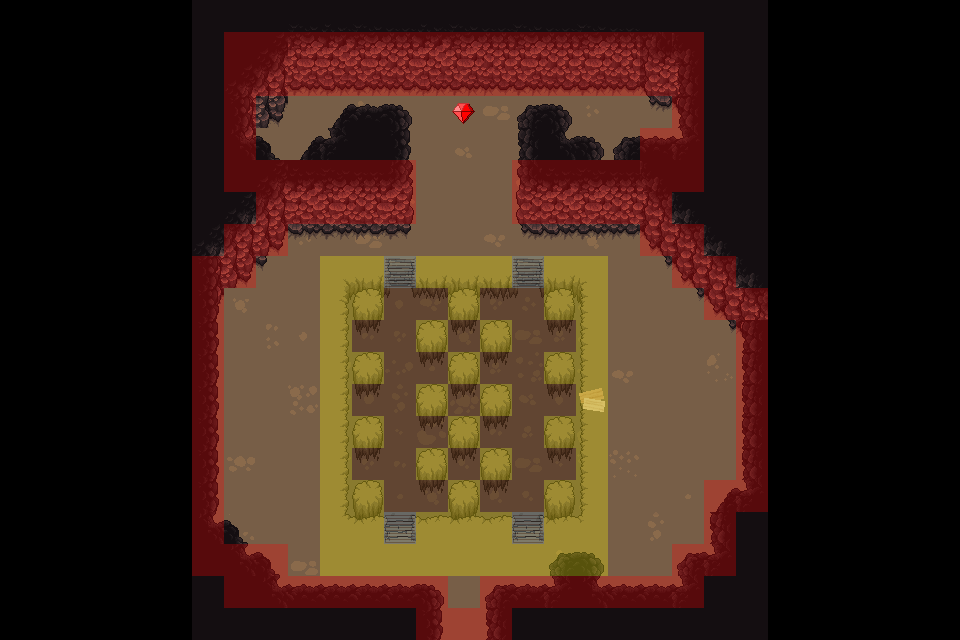

This is a level from a 2D game, rendered from its Tiled map with the project's own tilesets. A one-line summary and the map file follow, with tile-layer data summarised:
An orthogonal 30x20 tile map with 32x32 px tiles, 7 tile layers (lowground, lowground decor 1, ground, ground decor, ...), 6 tilesets and 13 objects (2x count1, red jewel, exit, JournalCavePuzzle, see2, ...).

<map version="1.10" tiledversion="1.11.2" orientation="orthogonal" renderorder="right-down" width="30" height="20" tilewidth="32" tileheight="32" infinite="0" nextlayerid="14" nextobjectid="18">
 <editorsettings>
  <export target="interiors/journalcave.json" format="json" />
 </editorsettings>
 <tileset firstgid="1" name="CaveWalls" tilewidth="32" tileheight="32" tilecount="117" columns="13">
  <image source="tilesets/CaveWalls.png" width="416" height="288" />
  <tile id="48">
   <properties>
    <property name="isIsland" type="bool" value="true" />
   </properties>
  </tile>
  <tile id="49">
   <properties>
    <property name="isIsland" type="bool" value="true" />
   </properties>
  </tile>
  <tile id="62">
   <properties>
    <property name="foot" value="bottom" />
    <property name="stairs" type="bool" value="true" />
   </properties>
  </tile>
  <tile id="76">
   <properties>
    <property name="foot" value="top" />
    <property name="stairs" type="bool" value="true" />
   </properties>
  </tile>
  <wangsets>
   <wangset name="Wall" type="corner" tile="-1">
    <wangcolor name="Wall" color="#ff0000" tile="-1" probability="1" />
    <wangcolor name="Ground" color="#00ff00" tile="-1" probability="1" />
    <wangcolor name="Ceiling" color="#0000ff" tile="-1" probability="1" />
    <wangcolor name="top of wall" color="#ff7700" tile="-1" probability="1" />
    <wangtile tileid="0" wangid="0,3,0,4,0,4,0,3" />
    <wangtile tileid="1" wangid="0,3,0,4,0,4,0,3" />
    <wangtile tileid="2" wangid="0,3,0,4,0,4,0,3" />
    <wangtile tileid="3" wangid="0,4,0,1,0,2,0,2" />
    <wangtile tileid="4" wangid="0,3,0,4,0,4,0,4" />
    <wangtile tileid="5" wangid="0,4,0,4,0,4,0,3" />
    <wangtile tileid="6" wangid="0,2,0,2,0,1,0,4" />
    <wangtile tileid="13" wangid="0,4,0,1,0,1,0,4" />
    <wangtile tileid="14" wangid="0,4,0,1,0,1,0,4" />
    <wangtile tileid="15" wangid="0,4,0,1,0,1,0,4" />
    <wangtile tileid="16" wangid="0,1,0,2,0,2,0,2" />
    <wangtile tileid="17" wangid="0,4,0,1,0,1,0,1" />
    <wangtile tileid="18" wangid="0,1,0,1,0,1,0,4" />
    <wangtile tileid="19" wangid="0,2,0,2,0,2,0,1" />
    <wangtile tileid="20" wangid="0,0,0,0,0,0,0,3" />
    <wangtile tileid="21" wangid="0,3,0,0,0,0,0,0" />
    <wangtile tileid="26" wangid="0,1,0,2,0,2,0,1" />
    <wangtile tileid="27" wangid="0,1,0,2,0,2,0,1" />
    <wangtile tileid="28" wangid="0,1,0,2,0,2,0,1" />
    <wangtile tileid="29" wangid="0,2,0,0,0,0,0,0" />
    <wangtile tileid="30" wangid="0,1,0,2,0,2,0,2" />
    <wangtile tileid="31" wangid="0,2,0,2,0,2,0,1" />
    <wangtile tileid="32" wangid="0,0,0,0,0,2,0,2" />
    <wangtile tileid="39" wangid="0,3,0,3,0,4,0,4" />
    <wangtile tileid="40" wangid="0,4,0,4,0,3,0,3" />
    <wangtile tileid="54" wangid="0,4,0,3,0,4,0,4" />
    <wangtile tileid="55" wangid="0,4,0,4,0,3,0,4" />
    <wangtile tileid="56" wangid="0,4,0,3,0,3,0,4" />
    <wangtile tileid="67" wangid="0,4,0,3,0,4,0,4" />
    <wangtile tileid="68" wangid="0,4,0,4,0,3,0,4" />
   </wangset>
  </wangsets>
 </tileset>
 <tileset firstgid="118" name="CaveFloor" tilewidth="32" tileheight="32" tilecount="110" columns="11">
  <image source="tilesets/CaveFloor.png" width="352" height="320" />
  <tile id="0">
   <properties>
    <property name="lowground" type="bool" value="true" />
   </properties>
  </tile>
  <tile id="1">
   <properties>
    <property name="lowground" type="bool" value="true" />
   </properties>
  </tile>
  <tile id="2">
   <properties>
    <property name="lowground" type="bool" value="true" />
   </properties>
  </tile>
  <tile id="3">
   <properties>
    <property name="lowground" type="bool" value="true" />
   </properties>
  </tile>
  <tile id="4">
   <properties>
    <property name="lowground" type="bool" value="true" />
   </properties>
  </tile>
  <tile id="5">
   <properties>
    <property name="lowground" type="bool" value="true" />
   </properties>
  </tile>
  <tile id="6">
   <properties>
    <property name="lowground" type="bool" value="true" />
   </properties>
  </tile>
  <tile id="7">
   <properties>
    <property name="lowground" type="bool" value="true" />
   </properties>
  </tile>
  <tile id="8">
   <properties>
    <property name="lowground" type="bool" value="true" />
   </properties>
  </tile>
  <tile id="9">
   <properties>
    <property name="lowground" type="bool" value="true" />
   </properties>
  </tile>
  <tile id="11">
   <properties>
    <property name="lowground" type="bool" value="true" />
   </properties>
  </tile>
  <tile id="12">
   <properties>
    <property name="lowground" type="bool" value="true" />
   </properties>
  </tile>
  <tile id="13">
   <properties>
    <property name="lowground" type="bool" value="true" />
   </properties>
  </tile>
  <tile id="14">
   <properties>
    <property name="lowground" type="bool" value="true" />
   </properties>
  </tile>
  <tile id="15">
   <properties>
    <property name="lowground" type="bool" value="true" />
   </properties>
  </tile>
  <tile id="16">
   <properties>
    <property name="lowground" type="bool" value="true" />
   </properties>
  </tile>
  <tile id="17">
   <properties>
    <property name="lowground" type="bool" value="true" />
   </properties>
  </tile>
  <tile id="18">
   <properties>
    <property name="lowground" type="bool" value="true" />
   </properties>
  </tile>
  <tile id="19">
   <properties>
    <property name="lowground" type="bool" value="true" />
   </properties>
  </tile>
  <tile id="20">
   <properties>
    <property name="lowground" type="bool" value="true" />
   </properties>
  </tile>
  <tile id="22">
   <properties>
    <property name="lowground" type="bool" value="true" />
   </properties>
  </tile>
  <tile id="23">
   <properties>
    <property name="lowground" type="bool" value="true" />
   </properties>
  </tile>
  <tile id="24">
   <properties>
    <property name="lowground" type="bool" value="true" />
   </properties>
  </tile>
  <tile id="25">
   <properties>
    <property name="lowground" type="bool" value="true" />
   </properties>
  </tile>
  <tile id="26">
   <properties>
    <property name="lowground" type="bool" value="true" />
   </properties>
  </tile>
  <tile id="27">
   <properties>
    <property name="lowground" type="bool" value="true" />
   </properties>
  </tile>
  <tile id="28">
   <properties>
    <property name="lowground" type="bool" value="true" />
   </properties>
  </tile>
  <tile id="29">
   <properties>
    <property name="lowground" type="bool" value="true" />
   </properties>
  </tile>
  <tile id="30">
   <properties>
    <property name="lowground" type="bool" value="true" />
   </properties>
  </tile>
  <tile id="31">
   <properties>
    <property name="lowground" type="bool" value="true" />
   </properties>
  </tile>
  <tile id="33">
   <properties>
    <property name="lowground" type="bool" value="true" />
   </properties>
  </tile>
  <tile id="34">
   <properties>
    <property name="lowground" type="bool" value="true" />
   </properties>
  </tile>
  <tile id="35">
   <properties>
    <property name="lowground" type="bool" value="true" />
   </properties>
  </tile>
  <tile id="36">
   <properties>
    <property name="lowground" type="bool" value="true" />
   </properties>
  </tile>
  <tile id="37">
   <properties>
    <property name="lowground" type="bool" value="true" />
   </properties>
  </tile>
  <tile id="38">
   <properties>
    <property name="lowground" type="bool" value="true" />
   </properties>
  </tile>
  <tile id="39">
   <properties>
    <property name="lowground" type="bool" value="true" />
   </properties>
  </tile>
  <tile id="40">
   <properties>
    <property name="lowground" type="bool" value="true" />
   </properties>
  </tile>
  <tile id="41">
   <properties>
    <property name="lowground" type="bool" value="true" />
   </properties>
  </tile>
  <tile id="42">
   <properties>
    <property name="lowground" type="bool" value="true" />
   </properties>
  </tile>
  <tile id="44">
   <properties>
    <property name="lowground" type="bool" value="true" />
   </properties>
  </tile>
  <tile id="45">
   <properties>
    <property name="lowground" type="bool" value="true" />
   </properties>
  </tile>
  <tile id="46">
   <properties>
    <property name="lowground" type="bool" value="true" />
   </properties>
  </tile>
  <tile id="47">
   <properties>
    <property name="lowground" type="bool" value="true" />
   </properties>
  </tile>
  <tile id="48">
   <properties>
    <property name="lowground" type="bool" value="true" />
   </properties>
  </tile>
  <tile id="49">
   <properties>
    <property name="lowground" type="bool" value="true" />
   </properties>
  </tile>
  <tile id="50">
   <properties>
    <property name="lowground" type="bool" value="true" />
   </properties>
  </tile>
  <tile id="51">
   <properties>
    <property name="lowground" type="bool" value="true" />
   </properties>
  </tile>
  <tile id="52">
   <properties>
    <property name="lowground" type="bool" value="true" />
   </properties>
  </tile>
  <tile id="53">
   <properties>
    <property name="lowground" type="bool" value="true" />
   </properties>
  </tile>
 </tileset>
 <tileset firstgid="228" name="collision" tilewidth="32" tileheight="32" tilecount="20" columns="10">
  <image source="tilesets/collision.png" width="320" height="64" />
  <tile id="0">
   <properties>
    <property name="blocksBridge" type="bool" value="false" />
    <property name="collides" type="bool" value="false" />
    <property name="walkable" type="bool" value="true" />
   </properties>
  </tile>
  <tile id="1">
   <properties>
    <property name="blocksBridge" type="bool" value="false" />
    <property name="collides" type="bool" value="true" />
    <property name="walkable" type="bool" value="false" />
   </properties>
  </tile>
  <tile id="2">
   <properties>
    <property name="blocksBridge" type="bool" value="true" />
    <property name="collides" type="bool" value="true" />
    <property name="walkable" type="bool" value="false" />
   </properties>
  </tile>
  <tile id="3">
   <properties>
    <property name="alwaysHigh" type="bool" value="true" />
    <property name="blocksBridge" type="bool" value="false" />
    <property name="collides" type="bool" value="false" />
    <property name="walkable" type="bool" value="true" />
   </properties>
  </tile>
  <tile id="4">
   <properties>
    <property name="blocksBridge" type="bool" value="false" />
    <property name="collides" type="bool" value="false" />
    <property name="walkable" type="bool" value="true" />
   </properties>
  </tile>
  <tile id="5">
   <properties>
    <property name="blocksBridge" type="bool" value="false" />
    <property name="collides" type="bool" value="true" />
    <property name="walkable" type="bool" value="false" />
   </properties>
  </tile>
  <tile id="6">
   <properties>
    <property name="blocksBridge" type="bool" value="true" />
    <property name="collides" type="bool" value="false" />
    <property name="walkable" type="bool" value="true" />
   </properties>
  </tile>
  <tile id="7">
   <properties>
    <property name="blocksBridge" type="bool" value="false" />
    <property name="collides" type="bool" value="true" />
    <property name="walkable" type="bool" value="false" />
   </properties>
  </tile>
  <tile id="8">
   <properties>
    <property name="walkable" type="bool" value="false" />
    <property name="walkable_low" type="bool" value="true" />
   </properties>
  </tile>
  <tile id="9">
   <properties>
    <property name="stairs" type="bool" value="true" />
    <property name="walkable" type="bool" value="true" />
    <property name="walkable_low" type="bool" value="true" />
   </properties>
  </tile>
 </tileset>
 <tileset firstgid="248" name="jewels" tilewidth="32" tileheight="32" tilecount="16" columns="4">
  <image source="sprites/jewels.png" width="128" height="128" />
  <tile id="1">
   <properties>
    <property name="jewel" value="red" />
   </properties>
   <animation>
    <frame tileid="0" duration="200" />
    <frame tileid="1" duration="200" />
    <frame tileid="2" duration="200" />
    <frame tileid="3" duration="200" />
   </animation>
  </tile>
  <tile id="5">
   <animation>
    <frame tileid="4" duration="200" />
    <frame tileid="5" duration="200" />
    <frame tileid="6" duration="200" />
    <frame tileid="7" duration="200" />
   </animation>
  </tile>
  <tile id="9">
   <animation>
    <frame tileid="8" duration="200" />
    <frame tileid="9" duration="200" />
    <frame tileid="10" duration="200" />
    <frame tileid="11" duration="200" />
   </animation>
  </tile>
  <tile id="13">
   <animation>
    <frame tileid="12" duration="200" />
    <frame tileid="13" duration="200" />
    <frame tileid="14" duration="200" />
    <frame tileid="15" duration="200" />
   </animation>
  </tile>
 </tileset>
 <tileset firstgid="264" name="terrains" tilewidth="32" tileheight="32" tilecount="72" columns="12">
  <image source="tilesets/terrains.png" width="384" height="192" />
  <tile id="5">
   <properties>
    <property name="isIsland" type="bool" value="true" />
   </properties>
  </tile>
  <tile id="6">
   <properties>
    <property name="puzzleStart" type="bool" value="true" />
   </properties>
  </tile>
  <tile id="11">
   <properties>
    <property name="lowground" type="bool" value="true" />
   </properties>
  </tile>
  <tile id="17">
   <properties>
    <property name="isHigh" type="bool" value="true" />
    <property name="isPontoon" type="bool" value="true" />
    <property name="toggleOffset" type="int" value="1" />
   </properties>
  </tile>
  <tile id="18">
   <properties>
    <property name="isHigh" type="bool" value="false" />
    <property name="isPontoon" type="bool" value="true" />
    <property name="toggleOffset" type="int" value="-1" />
   </properties>
  </tile>
  <tile id="19">
   <properties>
    <property name="toggleOffset" type="int" value="-1" />
   </properties>
  </tile>
  <tile id="23">
   <properties>
    <property name="lowground" type="bool" value="true" />
   </properties>
  </tile>
  <tile id="27">
   <properties>
    <property name="isIsland" type="bool" value="true" />
   </properties>
  </tile>
  <tile id="28">
   <properties>
    <property name="puzzleStart" type="bool" value="true" />
   </properties>
  </tile>
  <tile id="34">
   <properties>
    <property name="foot" value="top" />
    <property name="stairs" type="bool" value="true" />
   </properties>
  </tile>
  <tile id="35">
   <properties>
    <property name="lowground" type="bool" value="true" />
   </properties>
  </tile>
  <tile id="39">
   <properties>
    <property name="isIsland" type="bool" value="true" />
   </properties>
  </tile>
  <tile id="40">
   <properties>
    <property name="puzzleStart" type="bool" value="true" />
   </properties>
  </tile>
  <tile id="46">
   <properties>
    <property name="foot" value="bottom" />
    <property name="stairs" type="bool" value="true" />
   </properties>
  </tile>
  <tile id="47">
   <properties>
    <property name="lowground" type="bool" value="true" />
   </properties>
  </tile>
  <tile id="51">
   <properties>
    <property name="isIsland" type="bool" value="true" />
   </properties>
  </tile>
  <tile id="52">
   <properties>
    <property name="puzzleStart" type="bool" value="true" />
   </properties>
  </tile>
  <tile id="58">
   <properties>
    <property name="foot" value="right" />
    <property name="stairs" type="bool" value="true" />
   </properties>
  </tile>
  <tile id="59">
   <properties>
    <property name="foot" value="left" />
    <property name="stairs" type="bool" value="true" />
   </properties>
  </tile>
 </tileset>
 <tileset firstgid="336" name="SproutLandsGrassIslands" tilewidth="32" tileheight="32" tilecount="99" columns="11">
  <image source="tilesets/SproutLandsGrassIslands.png" width="352" height="288" />
 </tileset>
 <layer id="4" name="lowground" width="30" height="20">
  <properties>
   <property name="autoRender" type="bool" value="true" />
  </properties>
  <data>[600 cells, 99 non-empty, 34 distinct tile ids]</data>
 </layer>
 <layer id="5" name="lowground decor 1" width="30" height="20">
  <properties>
   <property name="autoRender" type="bool" value="true" />
  </properties>
  <data>[600 cells, 28 non-empty, 6 distinct tile ids]</data>
 </layer>
 <layer id="3" name="ground" width="30" height="20">
  <properties>
   <property name="autoRender" type="bool" value="true" />
  </properties>
  <data>[600 cells, 285 non-empty, 36 distinct tile ids]</data>
 </layer>
 <layer id="6" name="ground decor" width="30" height="20">
  <properties>
   <property name="autoRender" type="bool" value="true" />
  </properties>
  <data>[600 cells, 13 non-empty, 9 distinct tile ids]</data>
 </layer>
 <layer id="1" name="walls" width="30" height="20">
  <properties>
   <property name="autoRender" type="bool" value="true" />
  </properties>
  <data>[600 cells, 169 non-empty, 45 distinct tile ids]</data>
 </layer>
 <layer id="7" name="collision" width="30" height="20" opacity="0.29">
  <data>[600 cells, 195 non-empty, 4 distinct tile ids]</data>
 </layer>
 <layer id="9" name="collectibles_vis" width="30" height="20">
  <properties>
   <property name="autoRender" type="bool" value="true" />
  </properties>
  <data>[600 cells, 1 non-empty, 1 distinct tile ids]</data>
 </layer>
 <objectgroup id="8" name="collectibles">
  <object id="12" name="red jewel" x="448" y="96" width="32" height="32">
   <properties>
    <property name="jewel" value="red" />
   </properties>
  </object>
 </objectgroup>
 <objectgroup id="10" name="portals">
  <object id="13" name="exit" x="448" y="576" width="32" height="32">
   <properties>
    <property name="targetMapKey" value="overworld" />
    <property name="targetSpawnID" value="journalCaveExit" />
   </properties>
  </object>
 </objectgroup>
 <objectgroup id="2" name="puzzles">
  <object id="1" name="JournalCavePuzzle" x="320" y="256" width="288" height="288">
   <properties>
    <property name="bridges" value="3,3,3,3,3,2,2,2,2,2,2,2" />
    <property name="givesFeedback" type="bool" value="false" />
   </properties>
  </object>
  <object id="2" name="see2" x="352" y="288" width="32" height="32">
   <properties>
    <property name="animate" type="bool" value="false" />
    <property name="constraint" type="bool" value="true" />
    <property name="conversation_file" value="disguise-visible.json" />
    <property name="conversation_file_solved" value="disguise-solved-visible.json" />
    <property name="disguise_sprite" value="Cultist-03" />
    <property name="disguise_sprite_solved" value="Cultist-03-Pirate-F" />
    <property name="num_visible" type="int" value="2" />
   </properties>
  </object>
  <object id="4" name="see1" x="544" y="352" width="32" height="32">
   <properties>
    <property name="animate" type="bool" value="false" />
    <property name="constraint" type="bool" value="true" />
    <property name="conversation_file" value="disguise-visible.json" />
    <property name="conversation_file_solved" value="disguise-solved-visible.json" />
    <property name="disguise_sprite" value="Cultist-03" />
    <property name="disguise_sprite_solved" value="Cultist-03-Pirate-F" />
    <property name="num_visible" type="int" value="1" />
   </properties>
  </object>
  </objectgroup>
 <objectgroup id="13" name="doors">
  <!-- 1 objects omitted --></objectgroup>
 <objectgroup id="11" name="sceneTransitions">
  <!-- 1 objects omitted --></objectgroup>
</map>
<!-- 8 of 13 objects omitted -->
